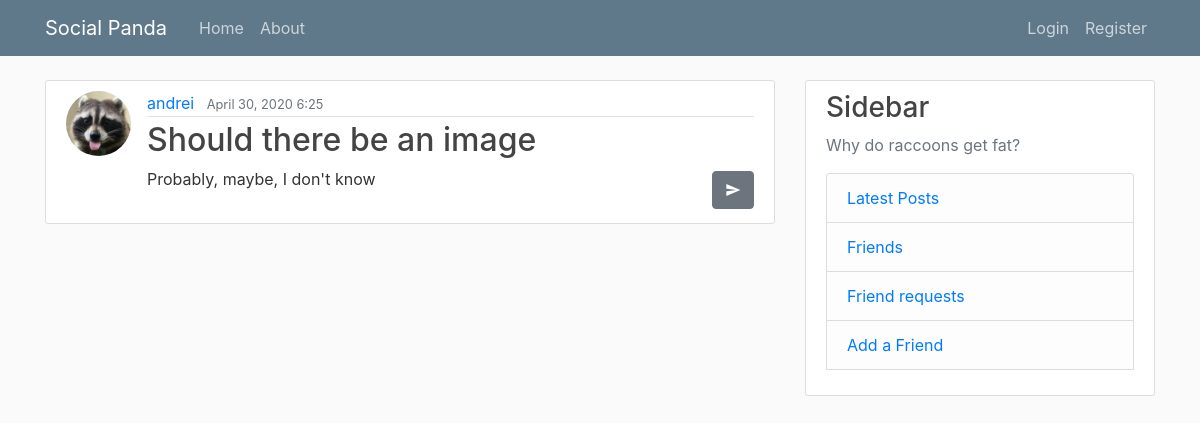
The page /post/10/ on the database its author committed.
### blog/models.py (models this page shows, shortened)
class Post(models.Model):
    title = models.CharField(max_length=100)
    content = models.TextField()  # unrestriced text
    date_posted = models.DateTimeField(default=timezone.now)
    author = models.ForeignKey(User, on_delete=models.CASCADE)

### users/models.py (models this page shows, shortened)
class Profile(models.Model):
    user = models.OneToOneField(User, on_delete=models.CASCADE)
    image = models.ImageField(default='default.jpg', upload_to='profile_pics')

### blog/views.py (the view)
# urls.py: path('post/<int:pk>/', PostDetailView.as_view(), name='post-detail'),
class PostDetailView(DetailView):
    model = Post

### blog/context_processors.py (called while the page is built)
def friend_requests(request):
    user = request.user
    friend_request_count = FriendRequest.objects.filter(receiver_id=user.id).count()
    friend_count = Friend.objects.filter(current_user_id=user.id).count()
    return {
        "friend_request_count": friend_request_count,
        "friends_count": friend_count,
    }

### blog/templates/blog/post_detail.html (shortened to what this page needs)
{% extends 'blog/base.html'%}
{% block content %}
<article class="media content-section">
    <img class="rounded-circle article-img" src="{{ object.author.profile.image.url }}">
    <div class="media-body">
        <div class="article-metadata">
            <a class="mr-2" href="{% url 'user-posts' object.author.username %}">{{ object.author }}</a>
            <small class="text-muted">{{ object.date_posted|date:"F d, Y f" }}</small>
        </div>
        <h2 class="article-title">{{ object.title }}</h2>
        <a class="btn btn-secondary mt-1 mb-1 material-icons" href="{% url 'post-share' object.id %}"
           style="float:right">send</a>
        <p class="article-content">{{ object.content }}</p>
      </div>
    </article>
{% endblock content %}

### blog/static/blog/main.css (style rules this page uses)
body { background: #fafafa; color: #333333; margin-top: 5rem; }
h1, h2, h3, h4, h5, h6 { color: #444444; }
.content-section { background: #ffffff; padding: 10px 20px; border: 1px solid #dddddd; border-radius: 3px; margin-bottom: 20px; }
.article-title { color: #444444; }
.article-content { white-space: pre-line; }
.article-img { height: 65px; width: 65px; margin-right: 16px; }
.article-metadata { padding-bottom: 1px; margin-bottom: 4px; border-bottom: 1px solid #e3e3e3 }

### rows shown on the page
Post: author.profile.image (picture), author "andrei", date_posted "April 30, 2020 6:25", title "Should there be an image", content "Probably, maybe, I don't know"
